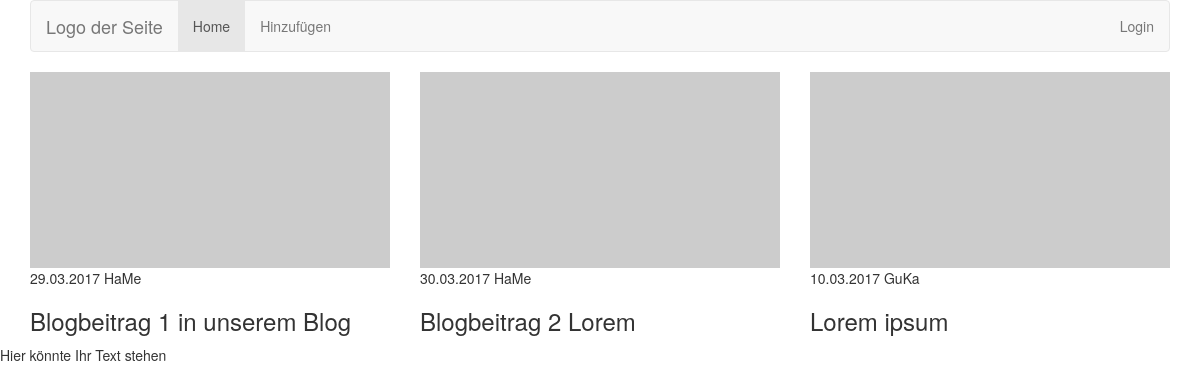
The page / on the database its author committed.
### tables this page shows
CREATE TABLE IF NOT EXISTS `beitraege` (
  `ID` int(11) NOT NULL AUTO_INCREMENT,
  `titel` varchar(200) DEFAULT NULL,
  `inhalt` text,
  `erstellt` date DEFAULT NULL,
  `beitragsbild` varchar(200) DEFAULT NULL,
  `autorid` int(11) DEFAULT NULL,
  PRIMARY KEY (`ID`)
);

CREATE TABLE IF NOT EXISTS `autoren` (
  `ID` int(11) NOT NULL AUTO_INCREMENT,
  `vorname` varchar(100) DEFAULT NULL,
  `nachname` varchar(100) DEFAULT NULL,
  `benutzername` varchar(50) DEFAULT NULL,
  PRIMARY KEY (`ID`)
);

### index.php (called while the page is built, shortened)
<?php
require_once("inc/dbconfig.php");
require_once("inc/functions.php");
$view = isset($_GET['aktion']) ? $_GET['aktion'] : null;
switch($view) {
	default:
		$results = findAllPosts($db);
		$view = "index";
	break;
}
require_once("views/" . $view . ".tpl.php" );
?>

### inc/functions.php (called while the page is built)
<?php
function findAllPosts($conn){
	$stmt = $conn->query("SELECT beitraege.ID,  titel, inhalt, erstellt, beitragsbild, benutzername FROM beitraege INNER JOIN autoren ON autorid = autoren.ID");
	$beitraege = $stmt->fetchAll();
	return $beitraege;
}
?>

### views/index.tpl.php (the view)
<?php
require_once("views/_header.tpl.php");
?>
<div class="row">
	<?php foreach($results as $key => $einzelbeitrag){ ?>
		<div class="col-md-4 col-sm-4 col-xs-12">
			<div class="teaser-box">
				<img class="img-responsive" src="<?php echo $einzelbeitrag['beitragsbild']; ?>" alt="Beitragsbild">
				<div class="text-small meta">
					<?php echo date("d.m.Y", strtotime($einzelbeitrag['erstellt'])); ?>
					<?php echo $einzelbeitrag['benutzername']; ?>
				</div>
				<div class="text-big title">
					<h3><?php echo $einzelbeitrag['titel']; ?></h3>
				</div>
			</div>
		</div>
	<?php } ?>
</div>
<?php
require_once("views/_footer.tpl.php");
?>

### views/_header.tpl.php (shortened to what this page needs)
<!DOCTYPE html>
<head>
	<link rel="stylesheet" href="https://maxcdn.bootstrapcdn.com/bootstrap/3.3.7/css/bootstrap.min.css">
</head>
<body>
<div class="container">
<header>
<nav class="navbar navbar-default ">
    <div class="navbar-header">
      <a class="navbar-brand" href="#">Logo der Seite</a>
    </div>
    <div class="collapse navbar-collapse" id="bs-example-navbar-collapse-1">
      <ul class="nav navbar-nav">
        <li class="active"><a href="#">Home <span class="sr-only">(aktuell)</span></a></li>
        <li><a href="#">Hinzufügen</a></li>
      </ul>
      <ul class="nav navbar-nav navbar-right">
        <li><a href="#">Login</a></li>
      </ul>
    </div>
</nav>
</header>

### views/_footer.tpl.php
</div>
<footer>
	<p>Hier könnte Ihr Text stehen</p>
</footer>
</body>

### rows shown on the page
beitraege: erstellt "29.03.2017", autoren.benutzername "HaMe", titel "Blogbeitrag 1 in unserem Blog"
beitraege: erstellt "30.03.2017", autoren.benutzername "HaMe", titel "Blogbeitrag 2 Lorem"
beitraege: erstellt "10.03.2017", autoren.benutzername "GuKa", titel "Lorem ipsum"
